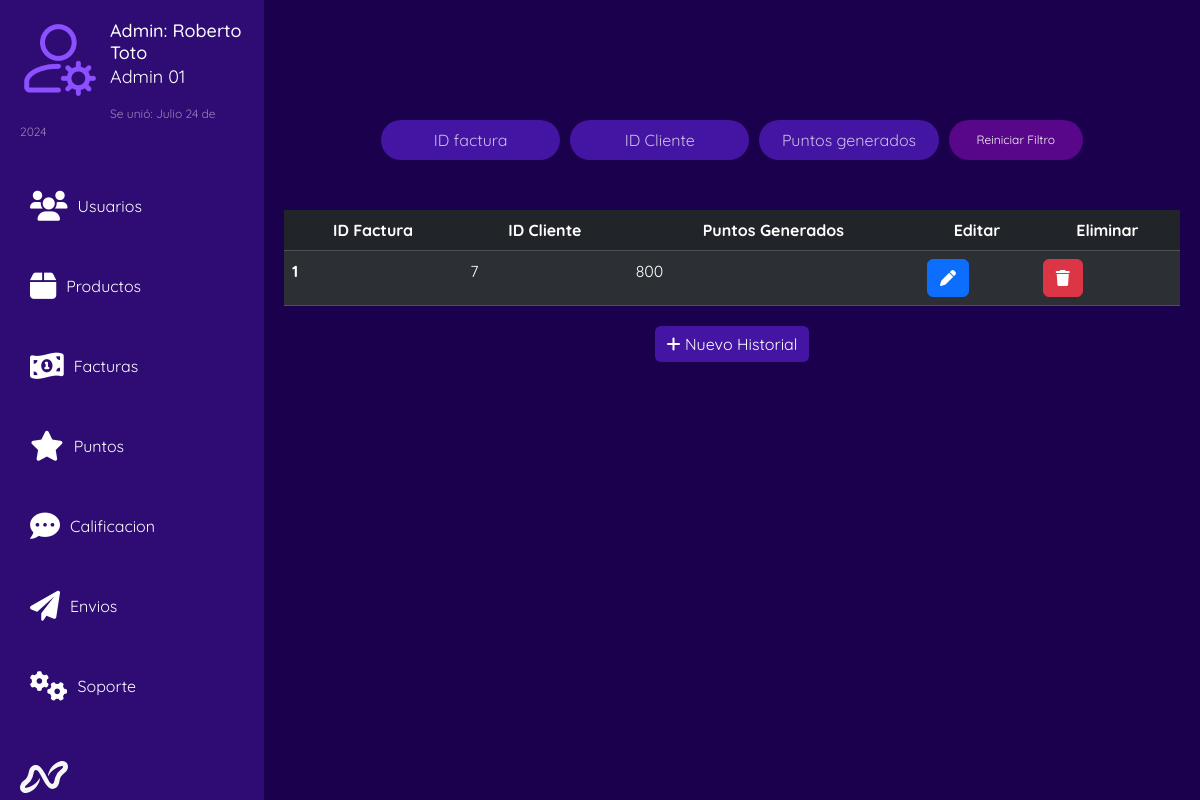
The page /admin/puntos_cliente/historial-puntos.php on the database its author committed.
### tables this page shows
CREATE TABLE `historialpuntos` (
  `pk_fk_Factura` int(5) NOT NULL,
  `idCliente` int(5) NOT NULL,
  `puntosGenerados` int(5) NOT NULL
);

### admin/puntos_cliente/historial-puntos.php (the view, shortened to what this page needs)
<?php
$db = new Database();
$con = $db->conectar();
$sql = $con->prepare("SELECT * FROM historialpuntos");
$sql->execute();
$resultado = $sql->fetchAll(PDO::FETCH_ASSOC);
?>
<!DOCTYPE html>
<html lang="en">
<head>
    <link rel="stylesheet" href="../../css/admin/stylesadmin.css">
    <link rel="stylesheet" href="https://cdnjs.cloudflare.com/ajax/libs/font-awesome/6.0.0-beta3/css/all.min.css">
    <link href="https://cdn.jsdelivr.net/npm/bootstrap@5.3.3/dist/css/bootstrap.min.css" rel="stylesheet">
    <link rel="stylesheet" href="https://cdn.jsdelivr.net/npm/bootstrap-icons@1.11.3/font/bootstrap-icons.min.css">
</head>
<body>
    <div class="container1">
    <div class="sidebar">
            <aside>
                <div class="profile">
                    <img src="../../admin/img-admin/setting.png" alt="">
                    <h2 class="texto1">Admin: Roberto Toto</h2>
                    <p class="texto1">Admin 01</p>
                    <p class="texto2">Se unió: Julio 24 de 2024</p>
                </div>
                <div class="contmenu-logo">
                    <nav class="menu">
                        <ul class="ul-menu">
                            <li>
                                <label for="usuarios">
                                    <i class="fas fa-users" style="font-size: 30px;"></i> Usuarios
                                </label>
                            </li>
                            <li>
                                <label for="productos">
                                    <i class="fas fa-box" style="font-size: 30px;"></i> Productos
                                </label>
                            </li>
                            <li>
                                <label for="factura">
                                <i class="fa-solid fa-money-bill-1-wave " style="font-size: 30px;" ></i> Facturas
                                </label>
                            </li>
                            <li>
                                <label for="puntos">
                                    <i class="fas fa-star" style="font-size: 30px;"></i> Puntos
                                </label>
                            </li>
                            <li>
                                <label for="calificacion">
                                <i class="fa-solid fa-comment-dots" style="font-size: 30px;"></i> Calificacion
                                </label>
                            </li>
                            <li>
                                <label for="envios">
                                <i class="fa-solid fa-paper-plane"  style="font-size: 30px;"></i> Envios
                                </label>
                            </li>
                            <li>
                                <label for="soporte">
                                    <i class="fas fa-cogs" style="font-size: 30px;"></i> Soporte
                                </label>
                            </li>
                        </ul>
                    </nav>
                    <img src="../../admin/img-admin/logoNVS.svg" alt="" class="logo">
                </div>
            </aside>
        </div>
        <main class="main-content1">
            <div class="filter">
                <input type="text" placeholder="ID factura">
                <input type="text" placeholder="ID Cliente">
                <input type="text" placeholder="Puntos generados">
                <button>Reiniciar Filtro</button>
            </div>
            <table class="table table-striped table-dark">
                <thead>
                    <tr style="text-align: center">
                        <th scope="col">ID Factura</th>
                        <th scope="col">ID Cliente</th>
                        <th scope="col">Puntos Generados</th>
                        <th scope="col">Editar</th>
                        <th scope="col">Eliminar</th>
                    </tr>
                </thead>
                <tbody>
                    <?php foreach ($resultado as $row) { ?>
                        <tr >
                            <th scope="row"><?php echo $row['pk_fk_Factura']; ?></th>
                            <td><?= $row['idCliente']; ?></td>
                            <td><?= $row['puntosGenerados']; ?></td>
                            <td>
                                <button type="button"
                                    class="btn btn-primary" data-bs-toggle="modal" data-bs-target="#exampleModal" data-bs-id="<?= $row['pk_fk_Factura']?>">
                                    <i class="fa-solid fa-pen"></i>
                                </button>
                            </td>
                            <td><button class="btn btn-danger" data-bs-toggle="modal" data-bs-target="#deleteModal" data-bs-id="<?= $row['pk_fk_Factura']?>"><i class="fa-solid fa-trash"></i></button></td>
                        </tr>
                    <?php } ?>
                </tbody>
            </table>
            <section>
                <button type="button"
                    class="btn btn-primary" style="background-color: #4415A2; border: none;"
                    data-bs-toggle="modal" data-bs-target="#insertModal">
                    <i class="fa-solid fa-plus"></i> Nuevo Historial
                </button>
            </section>
    </div>
</body>
</html>

### css/admin/stylesadmin.css (style rules this page uses)
body { margin: 0; background-color: #1B014D !important; font-family: FuenteNVS !important; }
.container1 { display: flex !important; background-color: #1B014D !important; height: 100vh !important; width: 100vw !important; margin: 0 !important; }
.sidebar { color: #fff !important; overflow-y: scroll !important; width: 22% !important; height: 100vh!important; background-color: #2F0B74; padding: 20px; display: flex !important; flex-direction: column !important; }
.profile { text-align: left; margin-bottom: 40px; }
.profile img { width: 80px; margin: 0 auto 10px; float: left; margin-right: 10px; }
.texto1 { font-size: 1.5vw; margin-bottom: 0; margin-top: 0; }
.texto2 { font-size: 1vw; padding-top: 15px; color: #ffffff81; }
.contmenu-logo { display: flex; flex-direction: column; justify-content: space-between; min-height: 66vh; height: auto; }
.menu { display: flex; flex-direction: column; justify-content: left; margin-left: 0; text-align: left; }
.menu .ul-menu { display: flex; flex-direction: column; gap: 30px; list-style-type: none; padding: 0; margin: 0; }
.menu .ul-menu li { margin: 0; cursor: pointer; display: block; align-items: flex-start; position: relative; transition: .1s; }
.menu .ul-menu li i { margin-right: 10px; }
.menu ul li label { display: flex; align-items: center; padding: 10px; border-radius: 5px; cursor: pointer; width: 100%; }
.logo { margin-top: 50px; width: 4vw; }
.main-content1 { box-sizing: border-box; width: 78%; padding: 20px; align-items: center; justify-content: center; }
main section { margin-top: 20px; display: flex; align-items: center; justify-content: center; }
.filter { display: flex; gap: 10px; margin-top: 100px; justify-content: center; margin-bottom: 50px; }
.filter input { padding: 10px; border-radius: 20px; border: none; outline: none; height: 40px; width: 20%; text-align: center; background-color: #4415A2; color: #fff; }
.filter input::placeholder { color: #ffffffb9; }
.filter button { width: 15%; height: 40px; box-sizing: border-box; font-size: 1vw; border-radius: 20px; border: none; background-color: #58078a; color: #fffffff9; cursor: pointer; }

### rows shown on the page
historialpuntos: pk_fk_Factura "1", idCliente "7", puntosGenerados "800"
